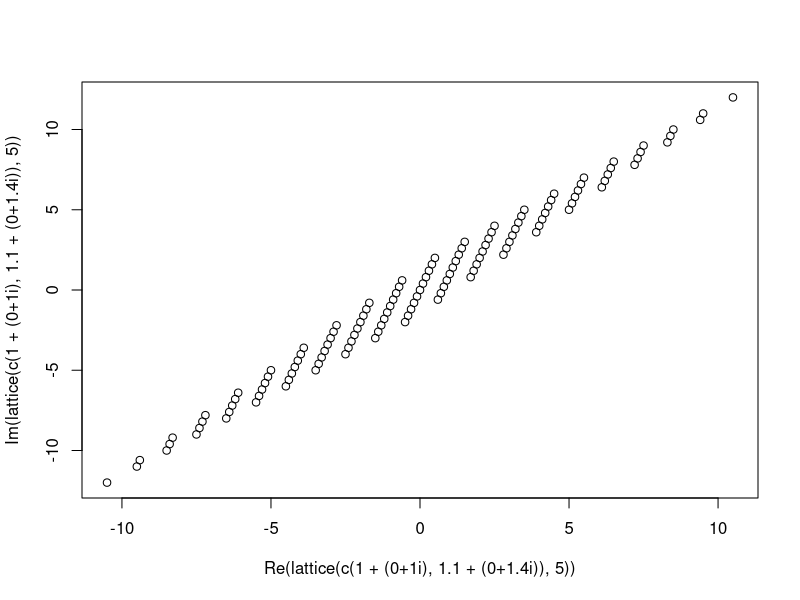

Recreate this plot in R.
library(elliptic)


### Name: lattice
### Title: Lattice of complex numbers
### Aliases: lattice
### Keywords: math

### ** Examples

 lattice(c(1+10i,100+1000i),n=2)
plot(lattice(c(1+1i,1.1+1.4i),5))
